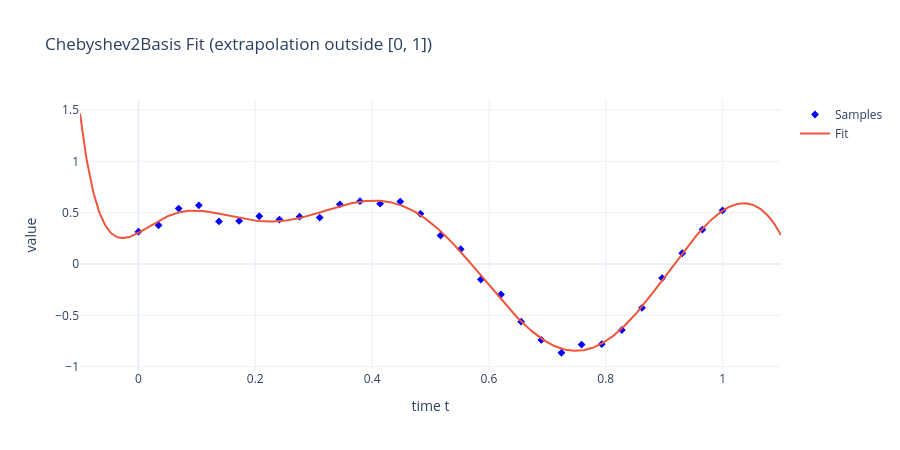

Write notebook code for a chart like this one.
### Markdown cell above
## Chebyshev2Basis Fit

This cell uses the second-kind Chebyshev basis (coefficient form):

1. Map time to `x = 2t - 1`.
2. Fit with `FitBasisChebyshev2Basis`.
3. Evaluate with `Chebyshev2Basis.WeightMatrix`.

These steps are the minimal pieces you need for non-plotting usage.

### Code cell
sequence = {float(xi): float(yi) for xi, yi in zip(x_cheb, y)}
model = gtsam.noiseModel.Isotropic.Sigma(1, 0.05)
fit = gtsam.FitBasisChebyshev2Basis(sequence, model, N)
params = fit.parameters()

t_dense = np.linspace(-0.1, 1.1, 600)
x_dense = 2.0 * t_dense - 1.0
W = gtsam.Chebyshev2Basis.WeightMatrix(len(params), x_dense)
y_fit = W @ params

plot_fit(t, y, t_dense, y_fit, "Chebyshev2Basis Fit (extrapolation outside [0, 1])")

### Figure 1 — Plotly figure (JSON) as saved in the notebook; plotly's stock layout.template omitted (floating-point values rounded to 4 significant figures; data arrays with more than 128 entries replaced by an {"elided": "..."} marker saying what was removed)
{"data": [{"marker": {"color": "blue", "symbol": "diamond"}, "mode": "markers", "name": "Samples", "type": "scatter", "x": [0.0, 0.03448, 0.06897, 0.1034, 0.1379, 0.1724, 0.2069, 0.2414, 0.2759, 0.3103, 0.3448, 0.3793, 0.4138, 0.4483, 0.4828, 0.5172, 0.5517, 0.5862, 0.6207, 0.6552, 0.6897, 0.7241, 0.7586, 0.7931, 0.8276, 0.8621, 0.8966, 0.931, 0.9655, 1.0], "y": [0.3152, 0.3776, 0.5395, 0.5716, 0.415, 0.4195, 0.4652, 0.4332, 0.4608, 0.4519, 0.5813, 0.6124, 0.5875, 0.6084, 0.4886, 0.2778, 0.1441, -0.1511, -0.2971, -0.5619, -0.7394, -0.8643, -0.7844, -0.7806, -0.6427, -0.4272, -0.1374, 0.1048, 0.3355, 0.5215]}, {"mode": "lines", "name": "Fit", "type": "scatter", "x": {"elided": "600 float values"}, "y": {"elided": "600 float values"}}], "layout": {"height": 450, "title": {"text": "Chebyshev2Basis Fit (extrapolation outside [0, 1])"}, "width": 900, "xaxis": {"title": {"text": "time t"}}, "yaxis": {"title": {"text": "value"}}}}
